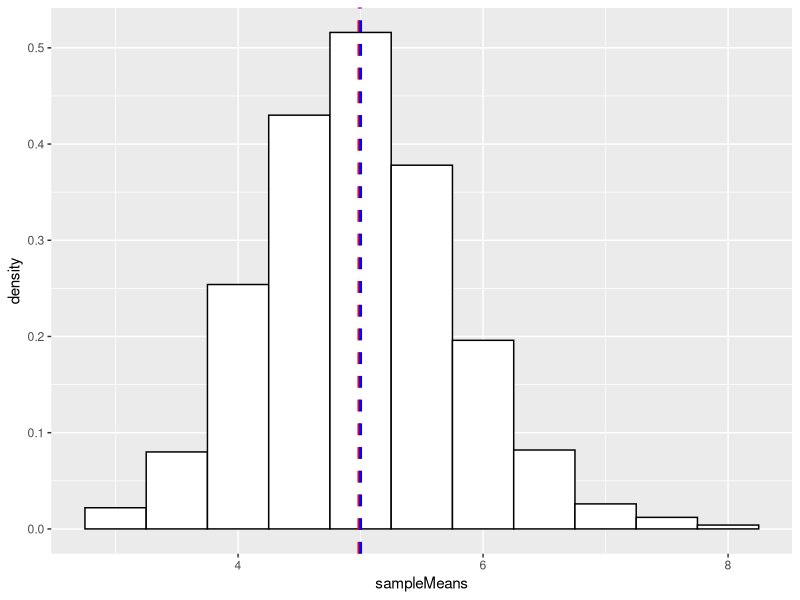
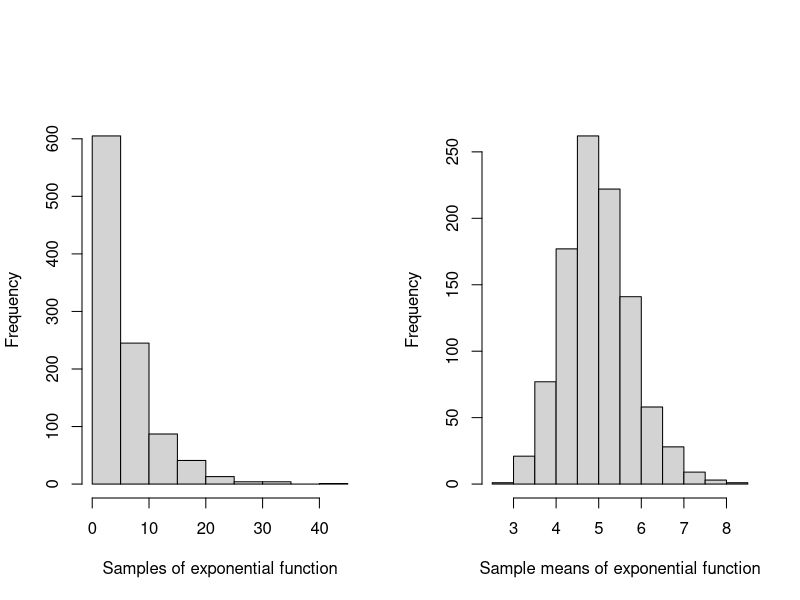
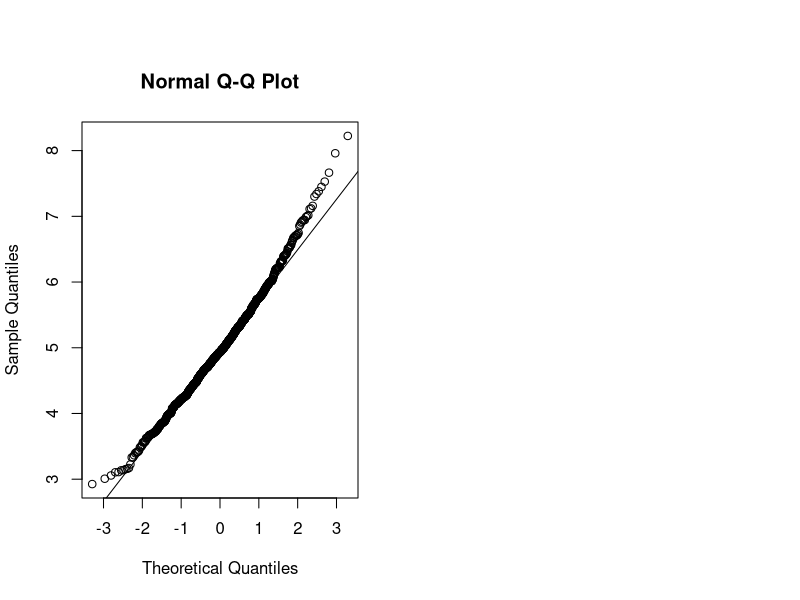

R code for these plots, in order:
## ---- chunk 1
  lambda = 0.2
  meanTheor  <- 1/lambda
  sdTheor  <- 1/lambda
  varTheor<-sdTheor^2
  n  <- 40
  nrSim <- 1000
## ---- chunk 2
  set.seed(42)
  sampleMeans = NULL
  for (i in 1 : nrSim) sampleMeans = c(sampleMeans, mean(rexp(n, lambda)))
  sampleData<-data.frame(sampleMeans)
## ---- chunk 3
  library(ggplot2)
  ggplot(sampleData, aes(x=sampleMeans)) + 
  # Histogram with count on y-axis
  geom_histogram(aes(y = ..density..),  binwidth=.5, colour="black", fill="white") +  
  # line of sample mean
  geom_vline(aes(xintercept=mean(sampleMeans, na.rm=T)),  color="red", linetype="dashed", size=1) +
  # line of theoretical mean
  geom_vline(aes(xintercept=meanTheor),  color="blue", linetype="dashed", size=1)  
## ---- chunk 4
  c(meanTheor,mean(sampleData$sampleMeans))
## ---- chunk 5
  varTheor / n
## ---- chunk 6
  var(sampleData$sampleMeans)
## ---- chunk 7
  set.seed(42)
  par(mfrow = c(1, 2),oma=c(0,0,2,0))
  hist( rexp(nrSim,lambda) ,xlab="Samples of exponential function", main="")                
  hist( sampleData$sampleMeans, xlab="Sample means of exponential function", main="")
## ---- chunk 8
  qqnorm(sampleMeans)
  qqline(sampleMeans)
